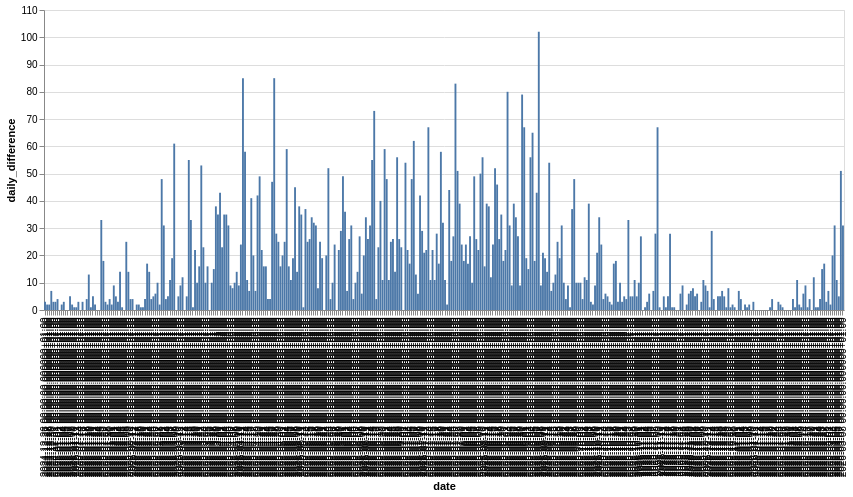

The notebook cell this image was saved under:
### Code cell
segment("Revnicak Eve")

### Figure 1 — Vega-Lite specification as saved in the notebook (floating-point values rounded to 4 significant figures; data arrays with more than 128 entries replaced by an {"elided": "..."} marker saying what was removed)
{"config": {"view": {"continuousWidth": 300, "continuousHeight": 300}}, "data": {"name": "data-17b76440a5653272ed8fcbf4b8606fb7"}, "mark": {"type": "bar"}, "encoding": {"x": {"field": "date", "type": "ordinal"}, "y": {"field": "daily_difference", "type": "quantitative"}}, "width": 800, "$schema": "https://vega.github.io/schema/vega-lite/v6.1.0.json", "datasets": {"data-17b76440a5653272ed8fcbf4b8606fb7": {"elided": "384 records"}}}
